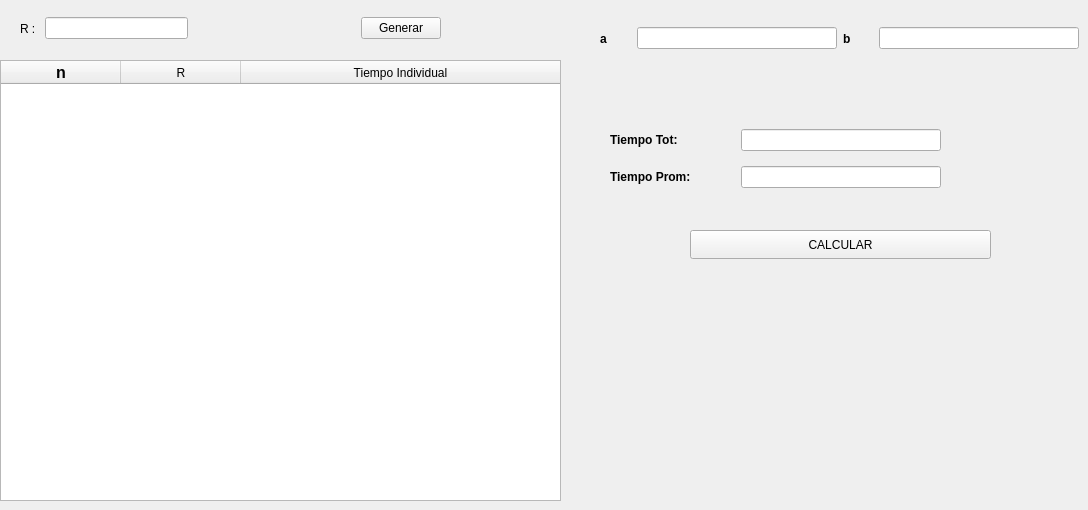
       <widget class="QWidget" name="NUEVE">
        <property name="windowTitle">
         <string>::DISTRIBUCION UNIFORME::</string>
        </property>
        <widget class="QTableWidget" name="tabla_unif">
         <property name="enabled">
          <bool>true</bool>
         </property>
         <property name="geometry">
          <rect>
           <x>0</x>
           <y>60</y>
           <width>561</width>
           <height>441</height>
          </rect>
         </property>
         <property name="sizeIncrement">
          <size>
           <width>8</width>
           <height>0</height>
          </size>
         </property>
         <property name="contextMenuPolicy">
          <enum>Qt::DefaultContextMenu</enum>
         </property>
         <property name="autoFillBackground">
          <bool>false</bool>
         </property>
         <property name="frameShape">
          <enum>QFrame::StyledPanel</enum>
         </property>
         <property name="frameShadow">
          <enum>QFrame::Plain</enum>
         </property>
         <property name="lineWidth">
          <number>0</number>
         </property>
         <property name="selectionMode">
          <enum>QAbstractItemView::SingleSelection</enum>
         </property>
         <property name="selectionBehavior">
          <enum>QAbstractItemView::SelectRows</enum>
         </property>
         <property name="showGrid">
          <bool>true</bool>
         </property>
         <attribute name="horizontalHeaderVisible">
          <bool>true</bool>
         </attribute>
         <attribute name="horizontalHeaderCascadingSectionResizes">
          <bool>false</bool>
         </attribute>
         <attribute name="horizontalHeaderDefaultSectionSize">
          <number>120</number>
         </attribute>
         <attribute name="horizontalHeaderStretchLastSection">
          <bool>true</bool>
         </attribute>
         <attribute name="verticalHeaderVisible">
          <bool>false</bool>
         </attribute>
         <column>
          <property name="text">
           <string notr="true">n</string>
          </property>
          <property name="font">
           <font>
            <pointsize>12</pointsize>
            <weight>75</weight>
            <bold>true</bold>
           </font>
          </property>
          <property name="background">
           <color>
            <red>0</red>
            <green>170</green>
            <blue>255</blue>
           </color>
          </property>
         </column>
         <column>
          <property name="text">
           <string>R</string>
          </property>
         </column>
         <column>
          <property name="text">
           <string>Tiempo Individual</string>
          </property>
         </column>
        </widget>
        <widget class="QWidget" name="layoutWidget_4">
         <property name="geometry">
          <rect>
           <x>610</x>
           <y>120</y>
           <width>331</width>
           <height>78</height>
          </rect>
         </property>
         <layout class="QVBoxLayout" name="verticalLayout_17">
          <item>
           <layout class="QHBoxLayout" name="horizontalLayout_36">
            <item>
             <widget class="QLabel" name="label_lnexpo_4">
              <property name="font">
               <font>
                <weight>75</weight>
                <bold>true</bold>
               </font>
              </property>
              <property name="text">
               <string>Tiempo Tot: </string>
              </property>
             </widget>
            </item>
            <item>
             <widget class="QLineEdit" name="linen_unif_ttot">
              <property name="maximumSize">
               <size>
                <width>200</width>
                <height>16777215</height>
               </size>
              </property>
              <property name="text">
               <string/>
              </property>
             </widget>
            </item>
           </layout>
          </item>
          <item>
           <layout class="QHBoxLayout" name="horizontalLayout_37">
            <item>
             <widget class="QLabel" name="label_lnexpo_5">
              <property name="font">
               <font>
                <weight>75</weight>
                <bold>true</bold>
               </font>
              </property>
              <property name="text">
               <string>Tiempo Prom: </string>
              </property>
             </widget>
            </item>
            <item>
             <widget class="QLineEdit" name="linen_unif_tpro">
              <property name="maximumSize">
               <size>
                <width>200</width>
                <height>16777215</height>
               </size>
              </property>
              <property name="text">
               <string/>
              </property>
             </widget>
            </item>
           </layout>
          </item>
         </layout>
        </widget>
        <widget class="QPushButton" name="btn_calcunif">
         <property name="geometry">
          <rect>
           <x>690</x>
           <y>230</y>
           <width>301</width>
           <height>29</height>
          </rect>
         </property>
         <property name="text">
          <string>CALCULAR</string>
         </property>
        </widget>
        <widget class="QWidget" name="layoutWidget">
         <property name="geometry">
          <rect>
           <x>600</x>
           <y>20</y>
           <width>479</width>
           <height>37</height>
          </rect>
         </property>
         <layout class="QHBoxLayout" name="horizontalLayout_40">
          <item>
           <layout class="QHBoxLayout" name="horizontalLayout_38">
            <item>
             <widget class="QLabel" name="label_lnexpo_6">
              <property name="font">
               <font>
                <weight>75</weight>
                <bold>true</bold>
               </font>
              </property>
              <property name="text">
               <string>a</string>
              </property>
             </widget>
            </item>
            <item>
             <widget class="QLineEdit" name="linen_aunif">
              <property name="maximumSize">
               <size>
                <width>200</width>
                <height>16777215</height>
               </size>
              </property>
              <property name="text">
               <string/>
              </property>
             </widget>
            </item>
           </layout>
          </item>
          <item>
           <layout class="QHBoxLayout" name="horizontalLayout_39">
            <item>
             <widget class="QLabel" name="label_lnexpo_7">
              <property name="font">
               <font>
                <weight>75</weight>
                <bold>true</bold>
               </font>
              </property>
              <property name="text">
               <string>b</string>
              </property>
             </widget>
            </item>
            <item>
             <widget class="QLineEdit" name="linen_bunif">
              <property name="maximumSize">
               <size>
                <width>200</width>
                <height>16777215</height>
               </size>
              </property>
              <property name="text">
               <string/>
              </property>
             </widget>
            </item>
           </layout>
          </item>
         </layout>
        </widget>
        <widget class="QWidget" name="layoutWidget">
         <property name="geometry">
          <rect>
           <x>20</x>
           <y>10</y>
           <width>421</width>
           <height>37</height>
          </rect>
         </property>
         <layout class="QHBoxLayout" name="horizontalLayout_47">
          <item>
           <layout class="QHBoxLayout" name="horizontalLayout_35">
            <item>
             <widget class="QLabel" name="label_expo_2">
              <property name="text">
               <string>R : </string>
              </property>
             </widget>
            </item>
            <item>
             <widget class="QLineEdit" name="lineval_unif"/>
            </item>
           </layout>
          </item>
          <item>
           <spacer name="horizontalSpacer_3">
            <property name="orientation">
             <enum>Qt::Horizontal</enum>
            </property>
            <property name="sizeHint" stdset="0">
             <size>
              <width>40</width>
              <height>20</height>
             </size>
            </property>
           </spacer>
          </item>
          <item>
           <widget class="QPushButton" name="btngen_unif">
            <property name="text">
             <string>Generar</string>
            </property>
           </widget>
          </item>
         </layout>
        </widget>
       </widget>
